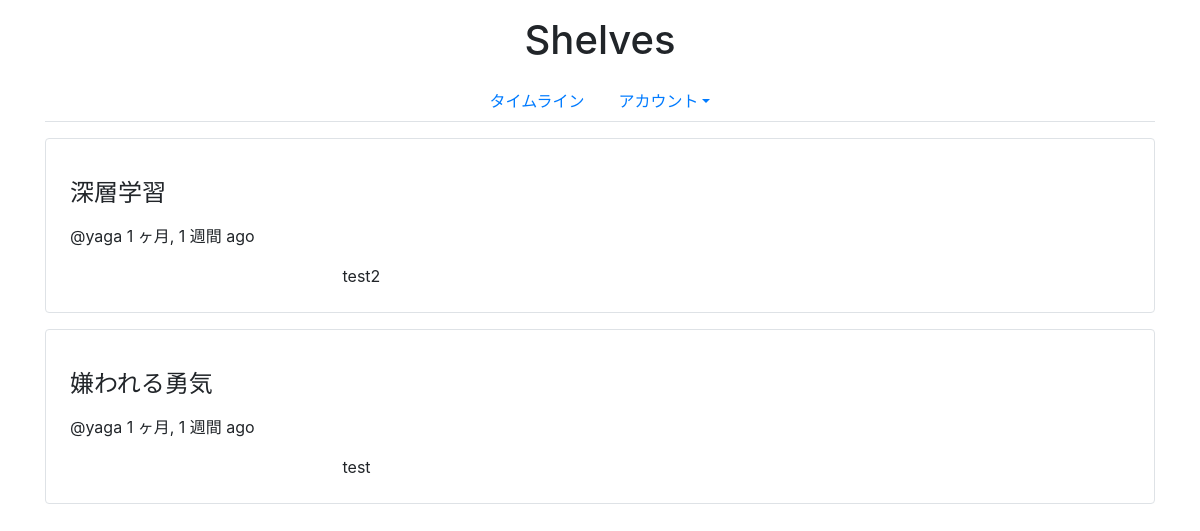
The page /shelves/ on the database as committed earlier.
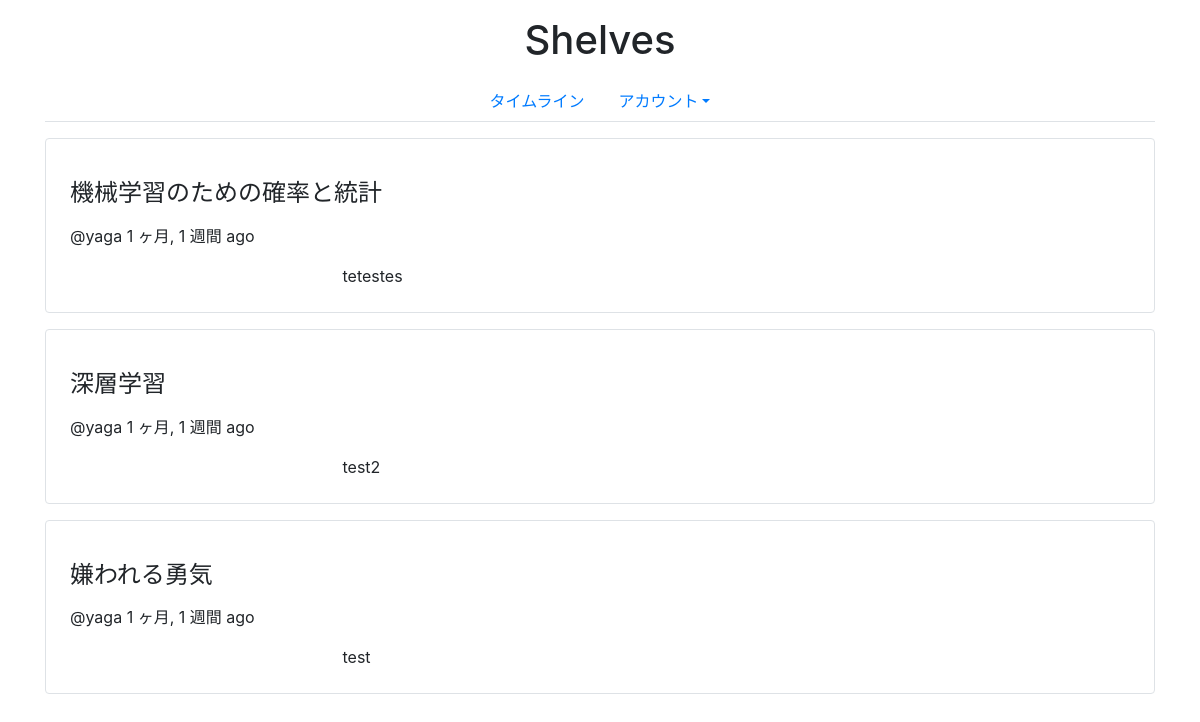
The same page on the database as committed later.
### shelves/models.py (models this page shows)
class Post(models.Model):
    created_by = models.ForeignKey(
        settings.AUTH_USER_MODEL,
        on_delete=models.CASCADE,
    )
    title = models.CharField('タイトル',max_length=256)
    comment = models.TextField('コメント',max_length=400)
    cover_url = models.CharField('画像URL',max_length=256,blank=True)
    created_at = models.DateTimeField(_('created at'), auto_now_add=True)

class AppUser(AbstractBaseUser, PermissionsMixin):
    username=models.CharField(_('username'), max_length=20, unique=True, primary_key=True, db_index=True)
    email = models.EmailField(_('email address'))
    displayname = models.CharField('表示名', max_length=20)
    is_staff = models.BooleanField(
        _('staff status'),
        default=False,
        help_text=_(
            'Designates whether the user can log into this admin site.'),
    )
    is_active = models.BooleanField(
        _('active'),
        default=True,
        help_text=_(
            'Designates whether this user should be treated as active. '
            'Unselect this instead of deleting accounts.'
        ),
    )
    date_joined = models.DateTimeField(_('date joined'), default=timezone.now)
    objects = AppUserManager()
    USERNAME_FIELD = 'username'
    EMAIL_FIELD = 'email'
    REQUIRED_FIELDS = ['email']

### shelves/views.py (the view)
# urls.py: path('', views.IndexView.as_view(), name='index'),
class IndexView(generic.ListView):
    template_name = 'shelves/index.html'
    context_object_name = 'posted_list'
    def get_queryset(self):
        return Post.objects.order_by('-created_at')

### shelves/templates/shelves/index.html (shortened to what this page needs)
{% extends "shelves/base.html" %}
{% load staticfiles%}
{% load humanize %}
{% block content %}
{% for post in posted_list %}
<p>
    <div class="border border-muted rounded p-4">
        <p><h4>{{ post.title | linebreaksbr }}</h4></p>
        <p><a href="profile/{{ post.created_by.username }}">{{ post.created_by.displayname }}</a>@{{ post.created_by.username }} {{ post.created_at | naturaltime}}</p>
        <div class="row">
            <div class="col-sm-3"><img src="{{ post.cover_url }}" /></div>
            <div class="col-sm-8 text-wrap">{{ post.comment | linebreaksbr }}</div>
        </div>
    </div>
</p>
{% empty %}
<p>投稿がありません</p>
{% endfor %}
{% endblock %}

### shelves/templates/shelves/base.html (shortened to what this page needs)
{% load i18n static %}
<!DOCTYPE html>{% get_current_language as LANGUAGE_CODE %}
<html lang="{{ LANGUAGE_CODE|default:"en-us" }}">
<head>
<link rel="stylesheet" href="{% static 'shelves/css/bootstrap.min.css' %}">
</head>
<body>
  <div class="container">
    <p>
      <div class="text-center">
        <h1>Shelves</h1>
      </div>
    </p>
    <ul class="nav nav-tabs justify-content-center">
        <li class="nav-item">
            <a class="nav-link" href="{% url 'shelves:index' %}">タイムライン</a>
        </li>
        <li class="nav-item dropdown">
            <a class="nav-link dropdown-toggle" data-toggle="dropdown" href="#" role="button" aria-haspopup="true" aria-expanded="false">アカウント</a>
          </li>
    </ul>
    {% block content %}{% endblock %}
  </div>
</body>
</html>

Rows that differ between the two databases and show on the page:
added Post: title "機械学習のための確率と統計", created_by.username "yaga", created_at "1 ヶ月, 1 週間 ago", comment "tetestes"
